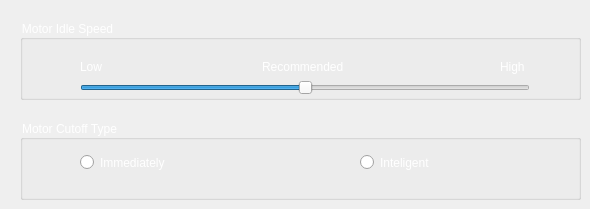
     <widget class="QWidget" name="page_3">
      <widget class="QGroupBox" name="groupBox_2">
       <property name="geometry">
        <rect>
         <x>20</x>
         <y>20</y>
         <width>561</width>
         <height>80</height>
        </rect>
       </property>
       <property name="styleSheet">
        <string notr="true">color:white;</string>
       </property>
       <property name="title">
        <string>Motor Idle Speed</string>
       </property>
       <widget class="QSlider" name="sldIdlemotorspeed">
        <property name="geometry">
         <rect>
          <x>60</x>
          <y>60</y>
          <width>450</width>
          <height>16</height>
         </rect>
        </property>
        <property name="minimum">
         <number>0</number>
        </property>
        <property name="maximum">
         <number>100</number>
        </property>
        <property name="pageStep">
         <number>1</number>
        </property>
        <property name="value">
         <number>50</number>
        </property>
        <property name="sliderPosition">
         <number>50</number>
        </property>
        <property name="orientation">
         <enum>Qt::Horizontal</enum>
        </property>
       </widget>
       <widget class="QLabel" name="lbA_13">
        <property name="geometry">
         <rect>
          <x>60</x>
          <y>34</y>
          <width>45</width>
          <height>25</height>
         </rect>
        </property>
        <property name="styleSheet">
         <string notr="true">QLabel{
font-family:segoe ui;
color: white; }</string>
        </property>
        <property name="text">
         <string>Low</string>
        </property>
       </widget>
       <widget class="QLabel" name="lbA_14">
        <property name="geometry">
         <rect>
          <x>242</x>
          <y>34</y>
          <width>85</width>
          <height>25</height>
         </rect>
        </property>
        <property name="styleSheet">
         <string notr="true">QLabel{
font-family:segoe ui;
color: white; }</string>
        </property>
        <property name="text">
         <string>Recommended</string>
        </property>
       </widget>
       <widget class="QLabel" name="lbA_15">
        <property name="geometry">
         <rect>
          <x>480</x>
          <y>34</y>
          <width>45</width>
          <height>25</height>
         </rect>
        </property>
        <property name="styleSheet">
         <string notr="true">QLabel{
font-family:segoe ui;
color: white; }</string>
        </property>
        <property name="text">
         <string>High</string>
        </property>
       </widget>
      </widget>
      <widget class="QGroupBox" name="groupBox_4">
       <property name="geometry">
        <rect>
         <x>20</x>
         <y>120</y>
         <width>561</width>
         <height>80</height>
        </rect>
       </property>
       <property name="styleSheet">
        <string notr="true">color:white;</string>
       </property>
       <property name="title">
        <string>Motor Cutoff Type</string>
       </property>
       <widget class="QRadioButton" name="rbInteligent">
        <property name="geometry">
         <rect>
          <x>60</x>
          <y>30</y>
          <width>100</width>
          <height>25</height>
         </rect>
        </property>
        <property name="styleSheet">
         <string notr="true">
 QRadioButton::indicator {

 }
QRadioButton{

color: white; 
}</string>
        </property>
        <property name="text">
         <string>Immediately</string>
        </property>
       </widget>
       <widget class="QRadioButton" name="rbImmediately">
        <property name="geometry">
         <rect>
          <x>340</x>
          <y>30</y>
          <width>100</width>
          <height>25</height>
         </rect>
        </property>
        <property name="styleSheet">
         <string notr="true">
 QRadioButton::indicator {

 }
QRadioButton{
color: white; 
}</string>
        </property>
        <property name="text">
         <string>Inteligent</string>
        </property>
       </widget>
      </widget>
     </widget>
